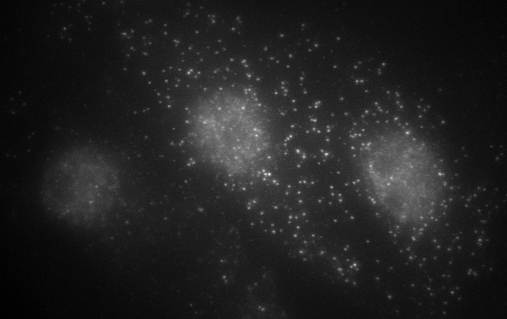
%> input picture AIRLOCALIZE-main/examples/2DsmFISH_humCells.tif, 507 x 319 px
$ octave --eval "result = count_binary_beads_for_pipe('../AIRLOCALIZE-main/examples/2DsmFISH_humCells.tif');"   (GNU Octave 9; MATLAB toolbox functions it lacks are replaced by stand-ins)
%> lines starting %> are read from the running program, lines starting %| are printed output that depends on the picture; in (x1, y1, x2, y2) boxes, pixels count from 0 and x2, y2 are one past the last pixel; in counts of white or black regions, pixels touching at a corner belong together; the program's own positions count from 1
function [num] = count_binary_beads_for_pipe(im_path)

%% binarizing bead images

% input is a max z of beads
% im_path = "G:\Finn\20230901Devin_ecDNA_Rosettes\rosette_WT\max_z\C1-rosette_WT_1.tifMAX_Z.tif";
% im_path = "H:\Finn_DriveH\20240226_PPARG_Staggered_Timecourse\beads\session2_beads\split_channels\C1-session2_beads_2.tif";

[I, cmap] = imread(im_path);
%> I is the input picture: size 319x507 uint16; min 1162, max 21786, mean 3923.5
%> cmap = []


% imagesc(I);

%%

Igray = mat2gray(I);

imshow(Igray);


%%
%convert into grayscale image.
k = Igray;
%calculate threshold using Otsu's method.
level=graythresh(k);
%> level = 0.204

%convert into binary image using level.
k1=imbinarize(k,level);
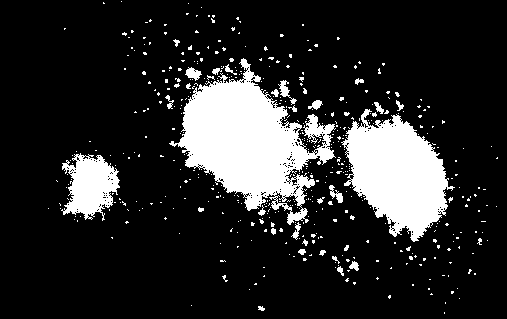
%> k1: size 319x507 logical; 16.5% white; 482 white regions (451 under 20 px), largest, box (x1, y1, x2, y2) and area: (169, 58, 336, 225) 12533, (341, 109, 455, 242) 8614, (61, 153, 120, 221) 2440

%display the binarized image.
% imtool(k1);


[L, num] = bwlabel(k1);
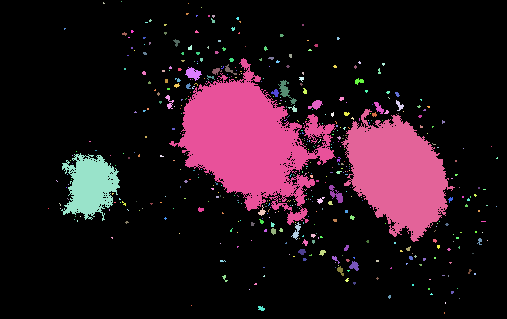
%> L: size 319x507 double; 483 distinct labels, from 0 to 482; one colour per label, 0 black
%> num = 482


end
